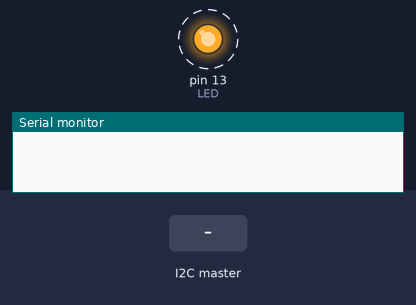
A sketch run on a simulated Arduino Uno, built with avr-gcc and run on an emulated ATmega328P. On the bench: output pins drawn as LEDs (lit = HIGH), the last lines printed to the serial monitor. Dashed ring = blinking. Inputs (shaded band) come from the test bench.

Above: at 0.9 s.
1.3 s: the I2C master sends the byte 1
At 2.4 s:
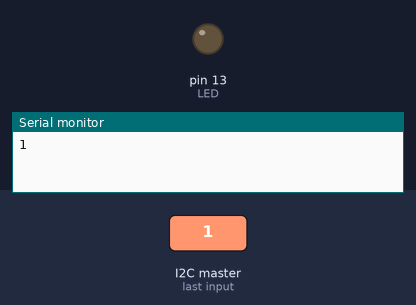
2.9 s: the I2C master sends the byte 0
At 3.0 s:
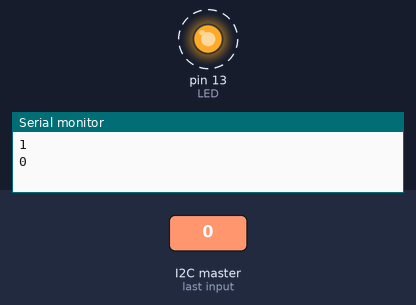
5.9 s: the I2C master sends the byte 2
At 7.0 s:
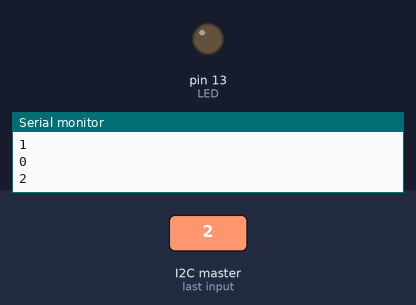
Timing chart, 0 to 8.9 s (numbered marks = the images above; inputs shaded):
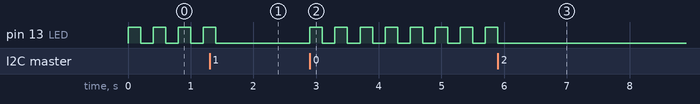

The sketch:

I2C_Protocol.ino
```cpp
#include <Wire.h>
int LED = 13;
int x = 0;
void setup()
{
  // Define the LED pin as Output
  pinMode (LED, OUTPUT);
  Serial.begin(9600);
  // Start the I2C Bus as Slave on address 9
  Wire.begin(9);
  // Attach a function to trigger when something is received.
  Wire.onReceive(receiveEvent);
}

void receiveEvent(int bytes) {
  x = Wire.read();    // read one character from the I2C
  Serial.println(x);
}
void loop()
{
  if (x ==0){
    digitalWrite(LED, HIGH);
  	delay(200);
  	digitalWrite(LED, LOW);
    delay(200);
  }
  if (x ==4) {
    digitalWrite(LED, HIGH);
	delay(400);
	digitalWrite(LED, LOW);
    delay(400);
  }
}
```

Measured:
- after the input at 1.3 s, pin 13 (LED): goes on until 1.4 s, then stays LOW
- after the input at 2.9 s, pin 13 (LED): alternates HIGH for 0.20 s and LOW for 0.20 s, starting at once
- after the input at 5.9 s, pin 13 (LED): goes on until 5.9 s, then stays LOW
- by itself, pin 13 (LED): alternates HIGH for 0.20 s and LOW for 0.20 s
